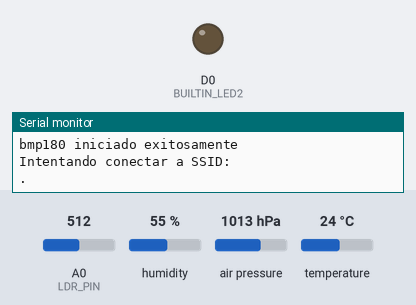
Recording of a sketch running on a simulated ESP8266 (NodeMCU). Shown: output pins drawn as LEDs (lit = HIGH), the last lines printed to the serial monitor. Inputs (shaded band) come from the test bench; at power-on: A0 (LDR_PIN) = 512, humidity 55 %, air pressure 1013 hPa, temperature 24 °C. WiFi joins after 1.5 s; servers stay silent unless stated.

Above: at 0.1 s.
At 5.1 s:
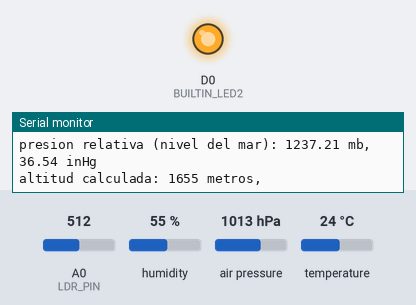
Timing chart, 0 to 6.6 s (numbered marks = the images above):
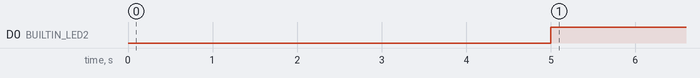

The sketch:

final.ino
```cpp
#include "secrets.h"
#include "ThingSpeak.h"
#include <DHTesp.h>
#include <ESP8266WiFi.h>
#include <SFE_BMP180.h>
#include <Wire.h>

#define BUILTIN_LED1 D4 //GPIO2
#define BUILTIN_LED2 D0 //GPIO16
#define DHTpin D5       //GPIO14
#define LDR_PIN A0      //

#define ALTITUDE 1655.0 // 1655m (Ciudad de Guatemala)
#define MIN_ADC_PARAMETER 309

const char *SENSOR_LABEL = "Sensor 2";

char ssid[] = SECRET_SSID;   // network SSID (name)
char pass[] = SECRET_PASS;   // network password

long sensorStationChannelNumber = SECRET_CH_ID;
char thingSpeakApiKey[] = SECRET_WRITE_APIKEY;

unsigned int temperatureFieldNumber = 5;      // Field 1
unsigned int absolutePressureFieldNumber = 6; // Field 2
unsigned int humidityFieldNumber = 7;         // Field 4
unsigned int luminosityAdcFieldNumber = 8;    // Field 5

DHTesp dht;
SFE_BMP180 bmp180;
WiFiClient client;

float humidity;

void setup() {
  Serial.begin(115200);

  if (bmp180.begin()) {
    Serial.println("bmp180 iniciado exitosamente");
  } else {
    Serial.println("bmp180 fallo al iniciar");
  }

  dht.setup(DHTpin, DHTesp::AM2302);
  pinMode(BUILTIN_LED2, OUTPUT);
  pinMode(LDR_PIN, INPUT);

  WiFi.mode(WIFI_STA);

  ThingSpeak.begin(client);  // Inicializacion ThingSpeak

}

void loop() {
  char status;
  double temperature, absolutePressure, p0, altitudeByPressureReading;
  float ldrSensorValue,luminosity;

  connectToWiFi();

  ldrSensorValue = analogRead(LDR_PIN);
  Serial.print("Valor LDR:"); Serial.println(ldrSensorValue);
  luminosity = measureBrightness(ldrSensorValue);
  ThingSpeak.setField(luminosityAdcFieldNumber, luminosity);


  status = bmp180.startTemperature();
  if (status != 0)
  {
    delay(status);

    status = bmp180.getTemperature(temperature);
    if (status != 0)
    {
      Serial.print("temperatura: ");
      Serial.print(temperature,2);
      Serial.print(" C, ");

      ThingSpeak.setField(temperatureFieldNumber, (float)temperature);

      status = bmp180.startPressure(3);
      if (status != 0)
      {
        delay(status);

        status = bmp180.getPressure(absolutePressure,temperature);
        if (status != 0)
        {
          ThingSpeak.setField(absolutePressureFieldNumber, (float)absolutePressure*100);

          Serial.print("presion absoluta: ");
          Serial.print(absolutePressure*100,2);
          Serial.print(" Pa, ");
          Serial.print(absolutePressure*0.0295333727,2);
          Serial.println(" inHg");

          p0 = bmp180.sealevel(absolutePressure,ALTITUDE);
          Serial.print("presion relativa (nivel del mar): ");
          Serial.print(p0,2);
          Serial.print(" mb, ");
          Serial.print(p0*0.0295333727,2);
          Serial.println(" inHg");

          altitudeByPressureReading = bmp180.altitude(absolutePressure,p0);
          ThingSpeak.setElevation((int)altitudeByPressureReading);
          Serial.print("altitud calculada: ");
          Serial.print(altitudeByPressureReading,0);
          Serial.print(" metros, ");

        } // pressure.getPressure(P, T)
      } // pressure.startPressure(3)
    } // pressure.getTemperature(T)
  } // pressure.startTemperature

  delay(dht.getMinimumSamplingPeriod());

  humidity = dht.getHumidity();

  ThingSpeak.setField(humidityFieldNumber, (float)humidity);

  Serial.print("humedad:");
  Serial.println(humidity);

  ThingSpeak.setStatus(SENSOR_LABEL);

  int httpCode = ThingSpeak.writeFields(sensorStationChannelNumber, thingSpeakApiKey);

  if (httpCode == 200) {
    Serial.println("Escritura al canal ThingSpeak exitosa.");
  }
  else {
    Serial.println("Problema escribiendo al canal. HTTP error code " + String(httpCode));
  }

  delay(60000);
}

void connectToWiFi() {
  // Conectar o reconectar a WiFi
  if (WiFi.status() != WL_CONNECTED) {
    Serial.print("Intentando conectar a SSID: ");
    Serial.println(SECRET_SSID);
    while (WiFi.status() != WL_CONNECTED) {
      WiFi.begin(ssid, pass);
      Serial.print(".");
      delay(5000);
    }
    Serial.println("\Conectado.");
    digitalWrite(BUILTIN_LED2, HIGH);
  }
}

// medir flujo de luminosidad por unidad de area
// 1 lx = 1 lumen por metro cuadrado
float measureBrightness(int photocellReading) {

  if (photocellReading < 10) {
    Serial.println("Ambiente Oscuro");
  } else if (photocellReading < 200) {
    Serial.println("Ambiente Tenue");
  } else if (photocellReading < 500) {
    Serial.println("Ambiente Claro");
  } else if (photocellReading < 800) {
    Serial.println("Ambiente Luminoso");
  } else {
    Serial.println("Ambiente Muy Luminoso");
  }

  float lux=0.00;
  if (photocellReading > MIN_ADC_PARAMETER) {
    lux = 10.8 * photocellReading - 3052.000000;
  }
  Serial.print("Lux:");Serial.println(lux);

  return lux;
}
```

secrets.h
```cpp
// WPA/WPA2
#define SECRET_SSID ""    // reemplazar ssid
#define SECRET_PASS ""   // reemplazar password wifi

//ThingSpeak
#define SECRET_CH_ID 0000000                     // reemplazar 0000000 con el numero de canal
#define SECRET_WRITE_APIKEY "XYZ"  // reemplazar XYZ con el API Key
```

Measured:
- by itself, D0 (BUILTIN_LED2): LOW → HIGH at 5.0 s
